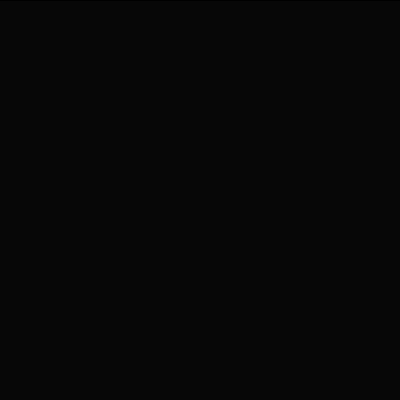
Frame 1 (no input)
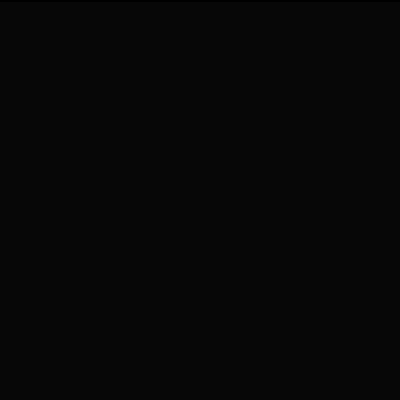
Frame 2 (the mouse pressed at the canvas centre, redrawn once)

The Processing sketch that drew these frames (run headless with seeded random() and noise(); the mouse was pressed at the canvas centre and the sketch redrawn once):

// Processing sketch: processing_4612
// ── processing_4612.pde

void setup(){size(400, 400);noLoop();}
float x=0;
void draw(){background(7);x=x++;if(x>height){x=0;}
float m = millis();fill(m%20);rect(0,0,400,x++);noLoop();}
void mousePressed(){loop();}
